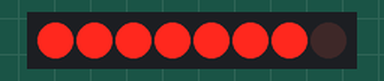
Recording of a sketch running on a simulated Arduino Uno, built with avr-gcc and run on an emulated ATmega328P. Shown: 8 shift-register outputs drawn as a row of LEDs (first output left, lit = HIGH). Wiring (inferred from the names in the program): shift register (74HC595): data pin 11; shift clock pin 13; latch pin 12. Wiring (inferred from the signals the program sends): row of LEDs: on Q0, Q1, Q2, Q3, Q4, Q5, Q6, Q7.

Above: at 0.05 s.
At 0.25 s:
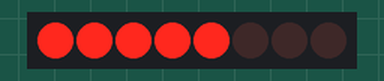
At 0.55 s:
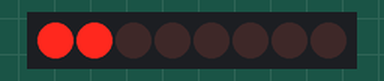
At 1.2 s:
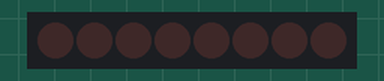
At 2.45 s:
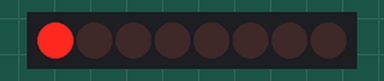
At 4.05 s:
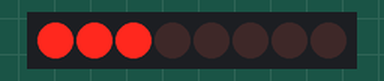
Timing chart, 0 to 4.3 s (numbered marks = the images above):
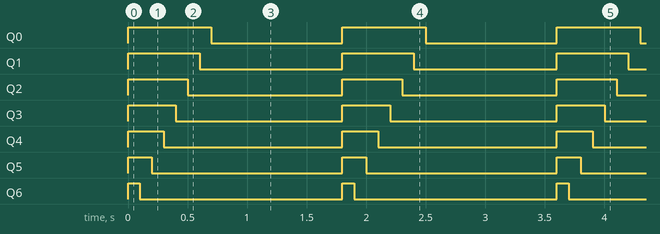

Measured:
- by itself, Q0: alternates HIGH for 0.70 s and LOW for 1.1 s
- by itself, Q1: alternates HIGH for 0.60 s and LOW for 1.2 s
- by itself, Q2: alternates HIGH for 0.50 s and LOW for 1.3 s
- by itself, Q3: alternates HIGH for 0.40 s and LOW for 1.4 s
- by itself, Q4: alternates HIGH for 0.30 s and LOW for 1.5 s
- by itself, Q5: alternates HIGH for 0.20 s and LOW for 1.6 s
- by itself, Q6: alternates HIGH for 0.10 s and LOW for 1.7 s

The sketch:

latch_1.ino
```cpp
int latch_pin = 12;
int clock_pin = 13;
int data_pin = 11;


void setup() {
  pinMode(latch_pin, OUTPUT);
  pinMode(clock_pin, OUTPUT);
  pinMode(data_pin, OUTPUT);
}


void loop() {
  byte x = 0x01;
  for (int j = 0; j < 8; j++)
  {
    digitalWrite(latch_pin, LOW);

    shiftOut(data_pin, clock_pin, LSBFIRST, x);
    digitalWrite(latch_pin, HIGH);

    x = (x << 1) | 1;
    delay(100);
  }
  delay(1000);
}
```
